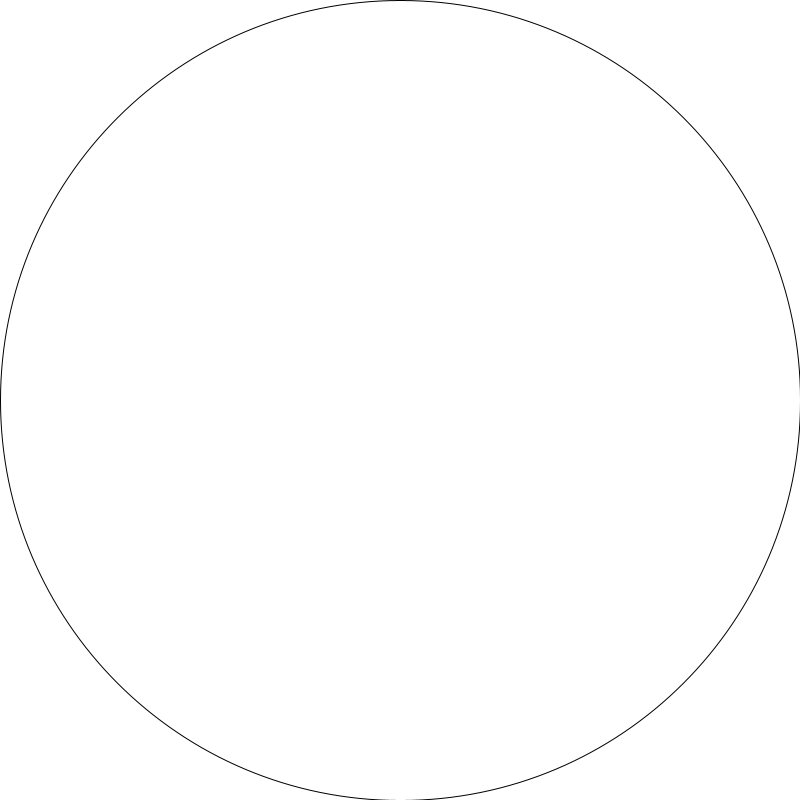
Frame 1 (no input)
Frame 60 (the mouse pressed at the canvas centre just before this capture): identical to frame 1, image omitted
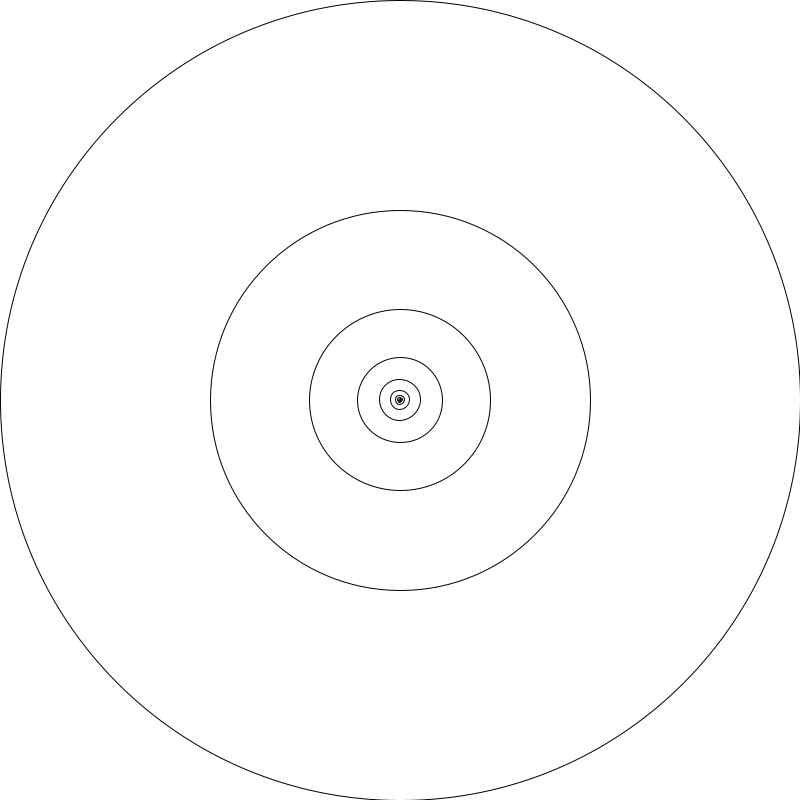
Frame 120 (the mouse held since frame 60 and released just before this capture)

The Processing sketch that drew these frames (run headless with seeded random() and noise(); from frame 60 on, the mouse is pressed at the canvas centre):

// Processing sketch: w10_01_recursiveCircle
// ── w10_01_recursiveCircle.pde
// bryan ma for code 2 sp 19

void setup() {
  size(800, 800);
}

void draw() {
  background(255);
  float shrinkPct = map(mouseX, 0, width, 0, 0.95);
  recCircle(width/2, height/2, width, shrinkPct);
}

void recCircle(int x, int y, float radius, float pct) {
  ellipse(x, y, radius, radius);
  if (radius > 2) {
    radius *= pct;
    recCircle(x, y, radius, pct);
  }
}
